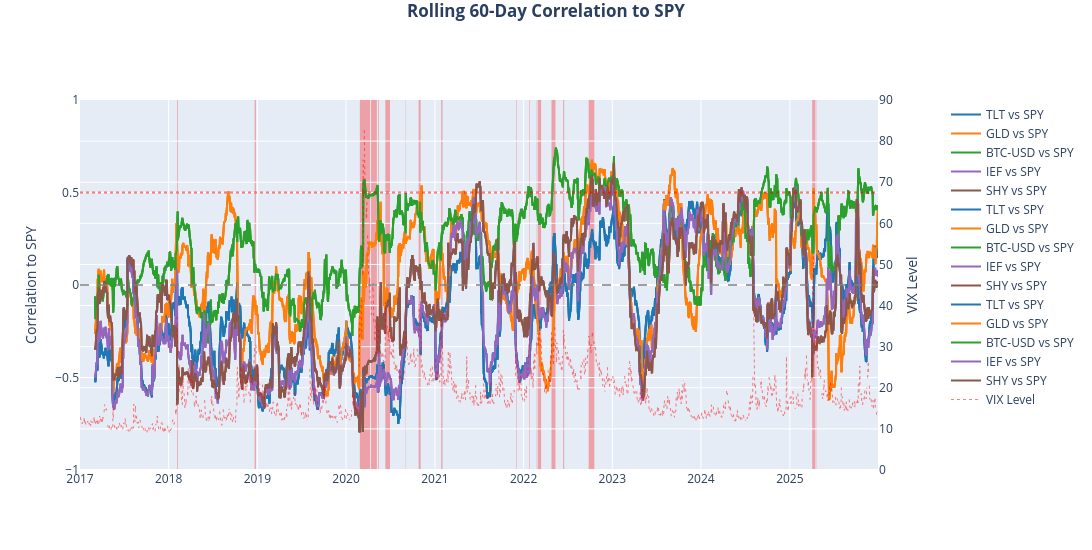

The cell this chart's notebook holds for it:
### Code cell
# plot key hedges / diversifiers(cell 9)

for asset in hedge_assets:
    if asset in rolling_corr.columns:
        fig2.add_trace(
            go.Scatter(
                x=rolling_corr.index,
                y=rolling_corr[asset],
                mode='lines',
                name=f"{asset} vs SPY",
                line=dict(width=2, color=colors.get(asset, '#333')),
                hovertemplate='%{x|%Y-%m-%d}<br>%{fullData.name}: %{y:.2f}<extra></extra>'
            ),
            secondary_y=False
        )

# Find VIX > 30 periods and group consecutive days
groups = []
if len(stress) > 0:
    stress_dates = stress.index
    current_group = [stress_dates[0]]
    
    for i in range(1, len(stress_dates)):
        if (stress_dates[i] - stress_dates[i-1]).days <= 3:
            current_group.append(stress_dates[i])
        else:
            groups.append((current_group[0], current_group[-1]))
            current_group = [stress_dates[i]]
    groups.append((current_group[0], current_group[-1]))

# Add red shaded stress zones
for start_date, end_date in groups:
    fig2.add_vrect(
        x0=start_date, 
        x1=end_date,
        fillcolor="red", 
        opacity=0.12,
        layer="below", 
        line_width=0
    )

# VIX as secondary axis
fig2.add_trace(
    go.Scatter(
        x=vix.index,
        y=vix,
        mode='lines',
        name='VIX Level',
        line=dict(width=1, color='red', dash='dot'),
        opacity=0.5,
        hovertemplate='%{x|%Y-%m-%d}<br>VIX: %{y:.1f}<extra></extra>'
    ),
    secondary_y=True
)

fig2.update_layout(
    title=dict(
        text="<b>Rolling 60-Day Correlation to SPY</b><br><sup>",
        x=0.5,
        y=0.97
    ),
    height=550, 
    width=1200,
    # legend=dict(
    #     orientation="h", 
    #     yanchor="bottom", 
    #     y=1.12, 
    #     xanchor="center", 
    #     x=0.5
    # ),
    hovermode="x unified",
    xaxis_rangeslider_visible=False
)

fig2.update_yaxes(title_text="Correlation to SPY",range=[-1,1],secondary_y=False)
fig2.update_yaxes(title_text="VIX Level",range=[0,90],secondary_y=True)

# Reference lines
fig2.add_hline(y=0,line_dash="dash",line_color="gray",opacity=0.5,secondary_y=False)
fig2.add_hline(y=0.5,line_dash="dot",line_color="red",opacity=0.3,secondary_y=False)

### Figure 1 — Plotly figure (JSON) as saved in the notebook; plotly's stock layout.template omitted (floating-point values rounded to 4 significant figures; data arrays with more than 128 entries replaced by an {"elided": "..."} marker saying what was removed)
{"data": [{"hovertemplate": "%{x|%Y-%m-%d}<br>%{fullData.name}: %{y:.2f}<extra></extra>", "line": {"color": "#1f77b4", "width": 2}, "mode": "lines", "name": "TLT vs SPY", "type": "scatter", "x": {"elided": "3224 str values"}, "xaxis": "x", "y": {"elided": "3224 float values"}, "yaxis": "y"}, {"hovertemplate": "%{x|%Y-%m-%d}<br>%{fullData.name}: %{y:.2f}<extra></extra>", "line": {"color": "#ff7f0e", "width": 2}, "mode": "lines", "name": "GLD vs SPY", "type": "scatter", "x": {"elided": "3224 str values"}, "xaxis": "x", "y": {"elided": "3224 float values"}, "yaxis": "y"}, {"hovertemplate": "%{x|%Y-%m-%d}<br>%{fullData.name}: %{y:.2f}<extra></extra>", "line": {"color": "#2ca02c", "width": 2}, "mode": "lines", "name": "BTC-USD vs SPY", "type": "scatter", "x": {"elided": "3224 str values"}, "xaxis": "x", "y": {"elided": "3224 float values"}, "yaxis": "y"}, {"hovertemplate": "%{x|%Y-%m-%d}<br>%{fullData.name}: %{y:.2f}<extra></extra>", "line": {"color": "#9467bd", "width": 2}, "mode": "lines", "name": "IEF vs SPY", "type": "scatter", "x": {"elided": "3224 str values"}, "xaxis": "x", "y": {"elided": "3224 float values"}, "yaxis": "y"}, {"hovertemplate": "%{x|%Y-%m-%d}<br>%{fullData.name}: %{y:.2f}<extra></extra>", "line": {"color": "#8c564b", "width": 2}, "mode": "lines", "name": "SHY vs SPY", "type": "scatter", "x": {"elided": "3224 str values"}, "xaxis": "x", "y": {"elided": "3224 float values"}, "yaxis": "y"}, {"hovertemplate": "%{x|%Y-%m-%d}<br>%{fullData.name}: %{y:.2f}<extra></extra>", "line": {"color": "#1f77b4", "width": 2}, "mode": "lines", "name": "TLT vs SPY", "type": "scatter", "x": {"elided": "3224 str values"}, "xaxis": "x", "y": {"elided": "3224 float values"}, "yaxis": "y"}, {"hovertemplate": "%{x|%Y-%m-%d}<br>%{fullData.name}: %{y:.2f}<extra></extra>", "line": {"color": "#ff7f0e", "width": 2}, "mode": "lines", "name": "GLD vs SPY", "type": "scatter", "x": {"elided": "3224 str values"}, "xaxis": "x", "y": {"elided": "3224 float values"}, "yaxis": "y"}, {"hovertemplate": "%{x|%Y-%m-%d}<br>%{fullData.name}: %{y:.2f}<extra></extra>", "line": {"color": "#2ca02c", "width": 2}, "mode": "lines", "name": "BTC-USD vs SPY", "type": "scatter", "x": {"elided": "3224 str values"}, "xaxis": "x", "y": {"elided": "3224 float values"}, "yaxis": "y"}, {"hovertemplate": "%{x|%Y-%m-%d}<br>%{fullData.name}: %{y:.2f}<extra></extra>", "line": {"color": "#9467bd", "width": 2}, "mode": "lines", "name": "IEF vs SPY", "type": "scatter", "x": {"elided": "3224 str values"}, "xaxis": "x", "y": {"elided": "3224 float values"}, "yaxis": "y"}, {"hovertemplate": "%{x|%Y-%m-%d}<br>%{fullData.name}: %{y:.2f}<extra></extra>", "line": {"color": "#8c564b", "width": 2}, "mode": "lines", "name": "SHY vs SPY", "type": "scatter", "x": {"elided": "3224 str values"}, "xaxis": "x", "y": {"elided": "3224 float values"}, "yaxis": "y"}, {"hovertemplate": "%{x|%Y-%m-%d}<br>%{fullData.name}: %{y:.2f}<extra></extra>", "line": {"color": "#1f77b4", "width": 2}, "mode": "lines", "name": "TLT vs SPY", "type": "scatter", "x": {"elided": "3224 str values"}, "xaxis": "x", "y": {"elided": "3224 float values"}, "yaxis": "y"}, {"hovertemplate": "%{x|%Y-%m-%d}<br>%{fullData.name}: %{y:.2f}<extra></extra>", "line": {"color": "#ff7f0e", "width": 2}, "mode": "lines", "name": "GLD vs SPY", "type": "scatter", "x": {"elided": "3224 str values"}, "xaxis": "x", "y": {"elided": "3224 float values"}, "yaxis": "y"}, {"hovertemplate": "%{x|%Y-%m-%d}<br>%{fullData.name}: %{y:.2f}<extra></extra>", "line": {"color": "#2ca02c", "width": 2}, "mode": "lines", "name": "BTC-USD vs SPY", "type": "scatter", "x": {"elided": "3224 str values"}, "xaxis": "x", "y": {"elided": "3224 float values"}, "yaxis": "y"}, {"hovertemplate": "%{x|%Y-%m-%d}<br>%{fullData.name}: %{y:.2f}<extra></extra>", "line": {"color": "#9467bd", "width": 2}, "mode": "lines", "name": "IEF vs SPY", "type": "scatter", "x": {"elided": "3224 str values"}, "xaxis": "x", "y": {"elided": "3224 float values"}, "yaxis": "y"}, {"hovertemplate": "%{x|%Y-%m-%d}<br>%{fullData.name}: %{y:.2f}<extra></extra>", "line": {"color": "#8c564b", "width": 2}, "mode": "lines", "name": "SHY vs SPY", "type": "scatter", "x": {"elided": "3224 str values"}, "xaxis": "x", "y": {"elided": "3224 float values"}, "yaxis": "y"}, {"hovertemplate": "%{x|%Y-%m-%d}<br>VIX: %{y:.1f}<extra></extra>", "line": {"color": "red", "dash": "dot", "width": 1}, "mode": "lines", "name": "VIX Level", "opacity": 0.5, "type": "scatter", "x": {"elided": "3286 str values"}, "xaxis": "x", "y": {"elided": "3286 float values"}, "yaxis": "y2"}], "layout": {"height": 550, "hovermode": "x unified", "shapes": [{"fillcolor": "red", "layer": "below", "line": {"width": 0}, "opacity": 0.12, "type": "rect", "x0": "2018-02-05T00:00:00", "x1": "2018-02-08T00:00:00", "xref": "x", "y0": 0, "y1": 1, "yref": "y domain"}, {"fillcolor": "red", "layer": "below", "line": {"width": 0}, "opacity": 0.12, "type": "rect", "x0": "2018-12-21T00:00:00", "x1": "2018-12-26T00:00:00", "xref": "x", "y0": 0, "y1": 1, "yref": "y domain"}, {"fillcolor": "red", "layer": "below", "line": {"width": 0}, "opacity": 0.12, "type": "rect", "x0": "2020-02-27T00:00:00", "x1": "2020-04-09T00:00:00", "xref": "x", "y0": 0, "y1": 1, "yref": "y domain"}, {"fillcolor": "red", "layer": "below", "line": {"width": 0}, "opacity": 0.12, "type": "rect", "x0": "2020-04-13T00:00:00", "x1": "2020-05-07T00:00:00", "xref": "x", "y0": 0, "y1": 1, "yref": "y domain"}, {"fillcolor": "red", "layer": "below", "line": {"width": 0}, "opacity": 0.12, "type": "rect", "x0": "2020-05-12T00:00:00", "x1": "2020-05-15T00:00:00", "xref": "x", "y0": 0, "y1": 1, "yref": "y domain"}, {"fillcolor": "red", "layer": "below", "line": {"width": 0}, "opacity": 0.12, "type": "rect", "x0": "2020-05-19T00:00:00", "x1": "2020-05-19T00:00:00", "xref": "x", "y0": 0, "y1": 1, "yref": "y domain"}, {"fillcolor": "red", "layer": "below", "line": {"width": 0}, "opacity": 0.12, "type": "rect", "x0": "2020-06-11T00:00:00", "x1": "2020-06-30T00:00:00", "xref": "x", "y0": 0, "y1": 1, "yref": "y domain"}, {"fillcolor": "red", "layer": "below", "line": {"width": 0}, "opacity": 0.12, "type": "rect", "x0": "2020-07-13T00:00:00", "x1": "2020-07-13T00:00:00", "xref": "x", "y0": 0, "y1": 1, "yref": "y domain"}, {"fillcolor": "red", "layer": "below", "line": {"width": 0}, "opacity": 0.12, "type": "rect", "x0": "2020-09-03T00:00:00", "x1": "2020-09-04T00:00:00", "xref": "x", "y0": 0, "y1": 1, "yref": "y domain"}, {"fillcolor": "red", "layer": "below", "line": {"width": 0}, "opacity": 0.12, "type": "rect", "x0": "2020-09-08T00:00:00", "x1": "2020-09-08T00:00:00", "xref": "x", "y0": 0, "y1": 1, "yref": "y domain"}, {"fillcolor": "red", "layer": "below", "line": {"width": 0}, "opacity": 0.12, "type": "rect", "x0": "2020-10-26T00:00:00", "x1": "2020-11-03T00:00:00", "xref": "x", "y0": 0, "y1": 1, "yref": "y domain"}, {"fillcolor": "red", "layer": "below", "line": {"width": 0}, "opacity": 0.12, "type": "rect", "x0": "2021-01-27T00:00:00", "x1": "2021-02-01T00:00:00", "xref": "x", "y0": 0, "y1": 1, "yref": "y domain"}, {"fillcolor": "red", "layer": "below", "line": {"width": 0}, "opacity": 0.12, "type": "rect", "x0": "2021-12-01T00:00:00", "x1": "2021-12-03T00:00:00", "xref": "x", "y0": 0, "y1": 1, "yref": "y domain"}, {"fillcolor": "red", "layer": "below", "line": {"width": 0}, "opacity": 0.12, "type": "rect", "x0": "2022-01-25T00:00:00", "x1": "2022-01-27T00:00:00", "xref": "x", "y0": 0, "y1": 1, "yref": "y domain"}, {"fillcolor": "red", "layer": "below", "line": {"width": 0}, "opacity": 0.12, "type": "rect", "x0": "2022-02-23T00:00:00", "x1": "2022-02-24T00:00:00", "xref": "x", "y0": 0, "y1": 1, "yref": "y domain"}, {"fillcolor": "red", "layer": "below", "line": {"width": 0}, "opacity": 0.12, "type": "rect", "x0": "2022-02-28T00:00:00", "x1": "2022-03-14T00:00:00", "xref": "x", "y0": 0, "y1": 1, "yref": "y domain"}, {"fillcolor": "red", "layer": "below", "line": {"width": 0}, "opacity": 0.12, "type": "rect", "x0": "2022-04-26T00:00:00", "x1": "2022-05-12T00:00:00", "xref": "x", "y0": 0, "y1": 1, "yref": "y domain"}, {"fillcolor": "red", "layer": "below", "line": {"width": 0}, "opacity": 0.12, "type": "rect", "x0": "2022-05-18T00:00:00", "x1": "2022-05-18T00:00:00", "xref": "x", "y0": 0, "y1": 1, "yref": "y domain"}, {"fillcolor": "red", "layer": "below", "line": {"width": 0}, "opacity": 0.12, "type": "rect", "x0": "2022-06-13T00:00:00", "x1": "2022-06-17T00:00:00", "xref": "x", "y0": 0, "y1": 1, "yref": "y domain"}, {"fillcolor": "red", "layer": "below", "line": {"width": 0}, "opacity": 0.12, "type": "rect", "x0": "2022-06-21T00:00:00", "x1": "2022-06-21T00:00:00", "xref": "x", "y0": 0, "y1": 1, "yref": "y domain"}, {"fillcolor": "red", "layer": "below", "line": {"width": 0}, "opacity": 0.12, "type": "rect", "x0": "2022-09-26T00:00:00", "x1": "2022-10-19T00:00:00", "xref": "x", "y0": 0, "y1": 1, "yref": "y domain"}, {"fillcolor": "red", "layer": "below", "line": {"width": 0}, "opacity": 0.12, "type": "rect", "x0": "2024-08-05T00:00:00", "x1": "2024-08-05T00:00:00", "xref": "x", "y0": 0, "y1": 1, "yref": "y domain"}, {"fillcolor": "red", "layer": "below", "line": {"width": 0}, "opacity": 0.12, "type": "rect", "x0": "2025-04-03T00:00:00", "x1": "2025-04-16T00:00:00", "xref": "x", "y0": 0, "y1": 1, "yref": "y domain"}, {"fillcolor": "red", "layer": "below", "line": {"width": 0}, "opacity": 0.12, "type": "rect", "x0": "2025-04-21T00:00:00", "x1": "2025-04-22T00:00:00", "xref": "x", "y0": 0, "y1": 1, "yref": "y domain"}, {"line": {"color": "gray", "dash": "dash"}, "opacity": 0.5, "type": "line", "x0": 0, "x1": 1, "xref": "x domain", "y0": 0, "y1": 0, "yref": "y"}, {"line": {"color": "red", "dash": "dot"}, "opacity": 0.3, "type": "line", "x0": 0, "x1": 1, "xref": "x domain", "y0": 0.5, "y1": 0.5, "yref": "y"}, {"fillcolor": "red", "layer": "below", "line": {"width": 0}, "opacity": 0.12, "type": "rect", "x0": "2018-02-05T00:00:00", "x1": "2018-02-08T00:00:00", "xref": "x", "y0": 0, "y1": 1, "yref": "y domain"}, {"fillcolor": "red", "layer": "below", "line": {"width": 0}, "opacity": 0.12, "type": "rect", "x0": "2018-12-21T00:00:00", "x1": "2018-12-26T00:00:00", "xref": "x", "y0": 0, "y1": 1, "yref": "y domain"}, {"fillcolor": "red", "layer": "below", "line": {"width": 0}, "opacity": 0.12, "type": "rect", "x0": "2020-02-27T00:00:00", "x1": "2020-04-09T00:00:00", "xref": "x", "y0": 0, "y1": 1, "yref": "y domain"}, {"fillcolor": "red", "layer": "below", "line": {"width": 0}, "opacity": 0.12, "type": "rect", "x0": "2020-04-13T00:00:00", "x1": "2020-05-07T00:00:00", "xref": "x", "y0": 0, "y1": 1, "yref": "y domain"}, {"fillcolor": "red", "layer": "below", "line": {"width": 0}, "opacity": 0.12, "type": "rect", "x0": "2020-05-12T00:00:00", "x1": "2020-05-15T00:00:00", "xref": "x", "y0": 0, "y1": 1, "yref": "y domain"}, {"fillcolor": "red", "layer": "below", "line": {"width": 0}, "opacity": 0.12, "type": "rect", "x0": "2020-05-19T00:00:00", "x1": "2020-05-19T00:00:00", "xref": "x", "y0": 0, "y1": 1, "yref": "y domain"}, {"fillcolor": "red", "layer": "below", "line": {"width": 0}, "opacity": 0.12, "type": "rect", "x0": "2020-06-11T00:00:00", "x1": "2020-06-30T00:00:00", "xref": "x", "y0": 0, "y1": 1, "yref": "y domain"}, {"fillcolor": "red", "layer": "below", "line": {"width": 0}, "opacity": 0.12, "type": "rect", "x0": "2020-07-13T00:00:00", "x1": "2020-07-13T00:00:00", "xref": "x", "y0": 0, "y1": 1, "yref": "y domain"}, {"fillcolor": "red", "layer": "below", "line": {"width": 0}, "opacity": 0.12, "type": "rect", "x0": "2020-09-03T00:00:00", "x1": "2020-09-04T00:00:00", "xref": "x", "y0": 0, "y1": 1, "yref": "y domain"}, {"fillcolor": "red", "layer": "below", "line": {"width": 0}, "opacity": 0.12, "type": "rect", "x0": "2020-09-08T00:00:00", "x1": "2020-09-08T00:00:00", "xref": "x", "y0": 0, "y1": 1, "yref": "y domain"}, {"fillcolor": "red", "layer": "below", "line": {"width": 0}, "opacity": 0.12, "type": "rect", "x0": "2020-10-26T00:00:00", "x1": "2020-11-03T00:00:00", "xref": "x", "y0": 0, "y1": 1, "yref": "y domain"}, {"fillcolor": "red", "layer": "below", "line": {"width": 0}, "opacity": 0.12, "type": "rect", "x0": "2021-01-27T00:00:00", "x1": "2021-02-01T00:00:00", "xref": "x", "y0": 0, "y1": 1, "yref": "y domain"}, {"fillcolor": "red", "layer": "below", "line": {"width": 0}, "opacity": 0.12, "type": "rect", "x0": "2021-12-01T00:00:00", "x1": "2021-12-03T00:00:00", "xref": "x", "y0": 0, "y1": 1, "yref": "y domain"}, {"fillcolor": "red", "layer": "below", "line": {"width": 0}, "opacity": 0.12, "type": "rect", "x0": "2022-01-25T00:00:00", "x1": "2022-01-27T00:00:00", "xref": "x", "y0": 0, "y1": 1, "yref": "y domain"}, {"fillcolor": "red", "layer": "below", "line": {"width": 0}, "opacity": 0.12, "type": "rect", "x0": "2022-02-23T00:00:00", "x1": "2022-02-24T00:00:00", "xref": "x", "y0": 0, "y1": 1, "yref": "y domain"}, {"fillcolor": "red", "layer": "below", "line": {"width": 0}, "opacity": 0.12, "type": "rect", "x0": "2022-02-28T00:00:00", "x1": "2022-03-14T00:00:00", "xref": "x", "y0": 0, "y1": 1, "yref": "y domain"}, {"fillcolor": "red", "layer": "below", "line": {"width": 0}, "opacity": 0.12, "type": "rect", "x0": "2022-04-26T00:00:00", "x1": "2022-05-12T00:00:00", "xref": "x", "y0": 0, "y1": 1, "yref": "y domain"}, {"fillcolor": "red", "layer": "below", "line": {"width": 0}, "opacity": 0.12, "type": "rect", "x0": "2022-05-18T00:00:00", "x1": "2022-05-18T00:00:00", "xref": "x", "y0": 0, "y1": 1, "yref": "y domain"}, {"fillcolor": "red", "layer": "below", "line": {"width": 0}, "opacity": 0.12, "type": "rect", "x0": "2022-06-13T00:00:00", "x1": "2022-06-17T00:00:00", "xref": "x", "y0": 0, "y1": 1, "yref": "y domain"}, {"fillcolor": "red", "layer": "below", "line": {"width": 0}, "opacity": 0.12, "type": "rect", "x0": "2022-06-21T00:00:00", "x1": "2022-06-21T00:00:00", "xref": "x", "y0": 0, "y1": 1, "yref": "y domain"}, {"fillcolor": "red", "layer": "below", "line": {"width": 0}, "opacity": 0.12, "type": "rect", "x0": "2022-09-26T00:00:00", "x1": "2022-10-19T00:00:00", "xref": "x", "y0": 0, "y1": 1, "yref": "y domain"}, {"fillcolor": "red", "layer": "below", "line": {"width": 0}, "opacity": 0.12, "type": "rect", "x0": "2024-08-05T00:00:00", "x1": "2024-08-05T00:00:00", "xref": "x", "y0": 0, "y1": 1, "yref": "y domain"}, {"fillcolor": "red", "layer": "below", "line": {"width": 0}, "opacity": 0.12, "type": "rect", "x0": "2025-04-03T00:00:00", "x1": "2025-04-16T00:00:00", "xref": "x", "y0": 0, "y1": 1, "yref": "y domain"}, {"fillcolor": "red", "layer": "below", "line": {"width": 0}, "opacity": 0.12, "type": "rect", "x0": "2025-04-21T00:00:00", "x1": "2025-04-22T00:00:00", "xref": "x", "y0": 0, "y1": 1, "yref": "y domain"}, {"fillcolor": "red", "layer": "below", "line": {"width": 0}, "opacity": 0.12, "type": "rect", "x0": "2018-02-05T00:00:00", "x1": "2018-02-08T00:00:00", "xref": "x", "y0": 0, "y1": 1, "yref": "y domain"}, {"fillcolor": "red", "layer": "below", "line": {"width": 0}, "opacity": 0.12, "type": "rect", "x0": "2018-12-21T00:00:00", "x1": "2018-12-26T00:00:00", "xref": "x", "y0": 0, "y1": 1, "yref": "y domain"}, {"fillcolor": "red", "layer": "below", "line": {"width": 0}, "opacity": 0.12, "type": "rect", "x0": "2020-02-27T00:00:00", "x1": "2020-04-09T00:00:00", "xref": "x", "y0": 0, "y1": 1, "yref": "y domain"}, {"fillcolor": "red", "layer": "below", "line": {"width": 0}, "opacity": 0.12, "type": "rect", "x0": "2020-04-13T00:00:00", "x1": "2020-05-07T00:00:00", "xref": "x", "y0": 0, "y1": 1, "yref": "y domain"}, {"fillcolor": "red", "layer": "below", "line": {"width": 0}, "opacity": 0.12, "type": "rect", "x0": "2020-05-12T00:00:00", "x1": "2020-05-15T00:00:00", "xref": "x", "y0": 0, "y1": 1, "yref": "y domain"}, {"fillcolor": "red", "layer": "below", "line": {"width": 0}, "opacity": 0.12, "type": "rect", "x0": "2020-05-19T00:00:00", "x1": "2020-05-19T00:00:00", "xref": "x", "y0": 0, "y1": 1, "yref": "y domain"}, {"fillcolor": "red", "layer": "below", "line": {"width": 0}, "opacity": 0.12, "type": "rect", "x0": "2020-06-11T00:00:00", "x1": "2020-06-30T00:00:00", "xref": "x", "y0": 0, "y1": 1, "yref": "y domain"}, {"fillcolor": "red", "layer": "below", "line": {"width": 0}, "opacity": 0.12, "type": "rect", "x0": "2020-07-13T00:00:00", "x1": "2020-07-13T00:00:00", "xref": "x", "y0": 0, "y1": 1, "yref": "y domain"}, {"fillcolor": "red", "layer": "below", "line": {"width": 0}, "opacity": 0.12, "type": "rect", "x0": "2020-09-03T00:00:00", "x1": "2020-09-04T00:00:00", "xref": "x", "y0": 0, "y1": 1, "yref": "y domain"}, {"fillcolor": "red", "layer": "below", "line": {"width": 0}, "opacity": 0.12, "type": "rect", "x0": "2020-09-08T00:00:00", "x1": "2020-09-08T00:00:00", "xref": "x", "y0": 0, "y1": 1, "yref": "y domain"}, {"fillcolor": "red", "layer": "below", "line": {"width": 0}, "opacity": 0.12, "type": "rect", "x0": "2020-10-26T00:00:00", "x1": "2020-11-03T00:00:00", "xref": "x", "y0": 0, "y1": 1, "yref": "y domain"}, {"fillcolor": "red", "layer": "below", "line": {"width": 0}, "opacity": 0.12, "type": "rect", "x0": "2021-01-27T00:00:00", "x1": "2021-02-01T00:00:00", "xref": "x", "y0": 0, "y1": 1, "yref": "y domain"}, {"fillcolor": "red", "layer": "below", "line": {"width": 0}, "opacity": 0.12, "type": "rect", "x0": "2021-12-01T00:00:00", "x1": "2021-12-03T00:00:00", "xref": "x", "y0": 0, "y1": 1, "yref": "y domain"}, {"fillcolor": "red", "layer": "below", "line": {"width": 0}, "opacity": 0.12, "type": "rect", "x0": "2022-01-25T00:00:00", "x1": "2022-01-27T00:00:00", "xref": "x", "y0": 0, "y1": 1, "yref": "y domain"}, {"fillcolor": "red", "layer": "below", "line": {"width": 0}, "opacity": 0.12, "type": "rect", "x0": "2022-02-23T00:00:00", "x1": "2022-02-24T00:00:00", "xref": "x", "y0": 0, "y1": 1, "yref": "y domain"}, {"fillcolor": "red", "layer": "below", "line": {"width": 0}, "opacity": 0.12, "type": "rect", "x0": "2022-02-28T00:00:00", "x1": "2022-03-14T00:00:00", "xref": "x", "y0": 0, "y1": 1, "yref": "y domain"}, {"fillcolor": "red", "layer": "below", "line": {"width": 0}, "opacity": 0.12, "type": "rect", "x0": "2022-04-26T00:00:00", "x1": "2022-05-12T00:00:00", "xref": "x", "y0": 0, "y1": 1, "yref": "y domain"}, {"fillcolor": "red", "layer": "below", "line": {"width": 0}, "opacity": 0.12, "type": "rect", "x0": "2022-05-18T00:00:00", "x1": "2022-05-18T00:00:00", "xref": "x", "y0": 0, "y1": 1, "yref": "y domain"}, {"fillcolor": "red", "layer": "below", "line": {"width": 0}, "opacity": 0.12, "type": "rect", "x0": "2022-06-13T00:00:00", "x1": "2022-06-17T00:00:00", "xref": "x", "y0": 0, "y1": 1, "yref": "y domain"}, {"fillcolor": "red", "layer": "below", "line": {"width": 0}, "opacity": 0.12, "type": "rect", "x0": "2022-06-21T00:00:00", "x1": "2022-06-21T00:00:00", "xref": "x", "y0": 0, "y1": 1, "yref": "y domain"}, {"fillcolor": "red", "layer": "below", "line": {"width": 0}, "opacity": 0.12, "type": "rect", "x0": "2022-09-26T00:00:00", "x1": "2022-10-19T00:00:00", "xref": "x", "y0": 0, "y1": 1, "yref": "y domain"}, {"fillcolor": "red", "layer": "below", "line": {"width": 0}, "opacity": 0.12, "type": "rect", "x0": "2024-08-05T00:00:00", "x1": "2024-08-05T00:00:00", "xref": "x", "y0": 0, "y1": 1, "yref": "y domain"}, {"fillcolor": "red", "layer": "below", "line": {"width": 0}, "opacity": 0.12, "type": "rect", "x0": "2025-04-03T00:00:00", "x1": "2025-04-16T00:00:00", "xref": "x", "y0": 0, "y1": 1, "yref": "y domain"}, {"fillcolor": "red", "layer": "below", "line": {"width": 0}, "opacity": 0.12, "type": "rect", "x0": "2025-04-21T00:00:00", "x1": "2025-04-22T00:00:00", "xref": "x", "y0": 0, "y1": 1, "yref": "y domain"}, {"line": {"color": "gray", "dash": "dash"}, "opacity": 0.5, "type": "line", "x0": 0, "x1": 1, "xref": "x domain", "y0": 0, "y1": 0, "yref": "y"}, {"line": {"color": "red", "dash": "dot"}, "opacity": 0.3, "type": "line", "x0": 0, "x1": 1, "xref": "x domain", "y0": 0.5, "y1": 0.5, "yref": "y"}], "title": {"text": "<b>Rolling 60-Day Correlation to SPY</b><br><sup>", "x": 0.5, "y": 0.97}, "width": 1200, "xaxis": {"anchor": "y", "domain": [0, 0.94], "rangeslider": {"visible": false}}, "yaxis": {"anchor": "x", "domain": [0, 1], "range": [-1, 1], "title": {"text": "Correlation to SPY"}}, "yaxis2": {"anchor": "x", "overlaying": "y", "range": [0, 90], "side": "right", "title": {"text": "VIX Level"}}}}
